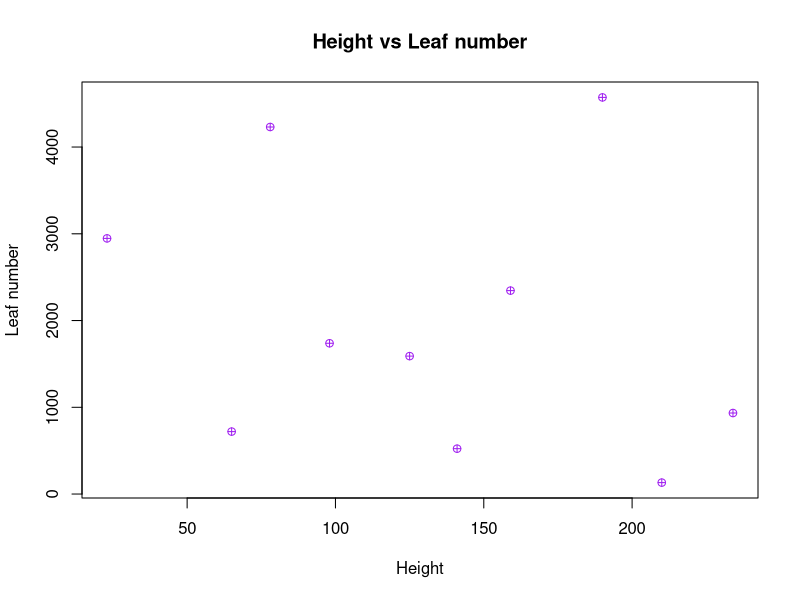

Reproduce this figure in R.
Types <- c("Cherry", "Oak", "Birch", "Maple", "Hickory", "Redwood", "Butternut", "Black Locus", "Hemlock", "Cucumber tree")
Trees <- data.frame (
  Tree_types = c(Types),
  Width = c(26, 28, 25, 7, 26, 12, 21, 10, 3, 18),
  Height = c(125, 159, 210, 190, 98, 78, 141, 234, 65, 23),
  Leaf_number = c(1590, 2345, 132, 4572, 1738, 4231, 523, 934, 720, 2947),
  Root_length = c(1234, 2134, 1893, 1523, 2341, 2102, 1490, 1782, 1629, 7110),
  Smell = c("sweet", "earthy", "woody", "sweet", "stinky", "minty", "peppery", "rotten", "refreshing", "musty"),
  Texture = c("rough", "smooth", "deeply furrowed", "scaley", "scratchy", "silky", "oily", "dry", "wet", "uneven"),
  Taste = c("sweet", "sour", "smokey", "bitter", "umami", "fruity", "bland", "burnt", "spicy", "citrusy"),
  Huggability = c(9, 1, 9, 3, 10, 8, 7, 8, 4, 1),
  Hardness = c(3767, 815, 1800, 3835, 900, 1348, 830, 953, 3229, 2916),
  Fruit_bearing = c("annual", "biennial", "irregular", "alternate", "partial", "biannual", "irregular", "annual", "nonbearing", "annual"),
  Sap_production = c("lots", "none", "none", "little", "none", "lots", "none", "lots", "none", "little"))
plot(Trees$Height, Trees$Leaf_number,
xlab = "Height",
ylab = "Leaf number",
main = "Height vs Leaf number",
pch = (10), 
col = ("purple"))

